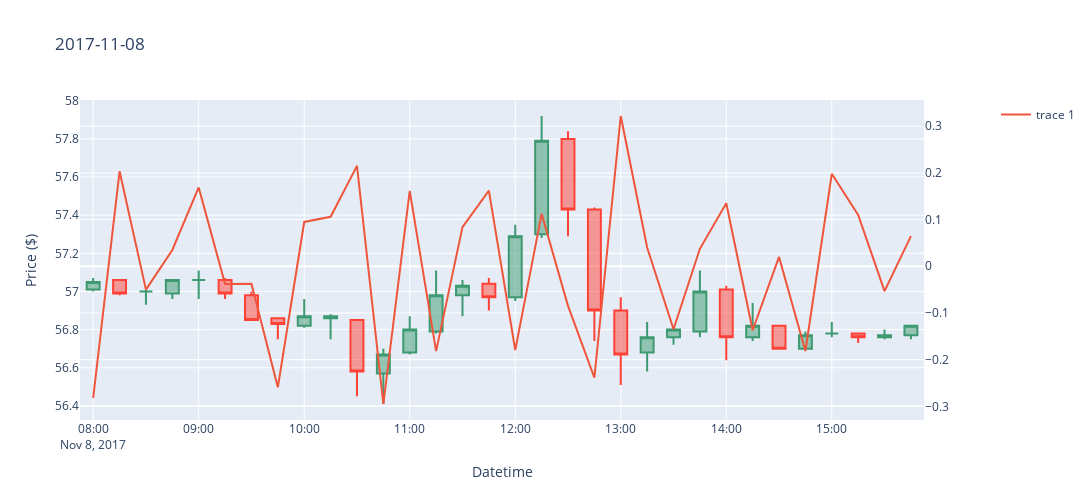
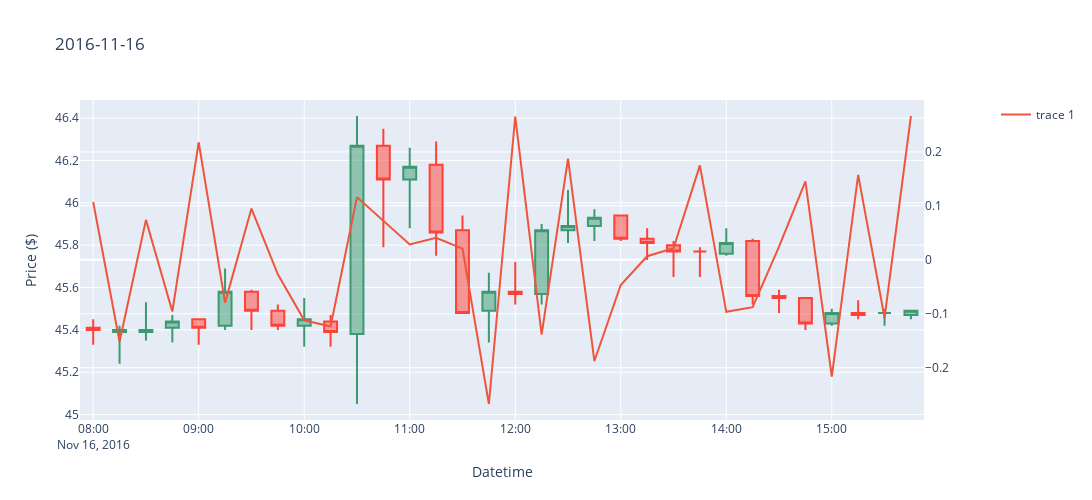
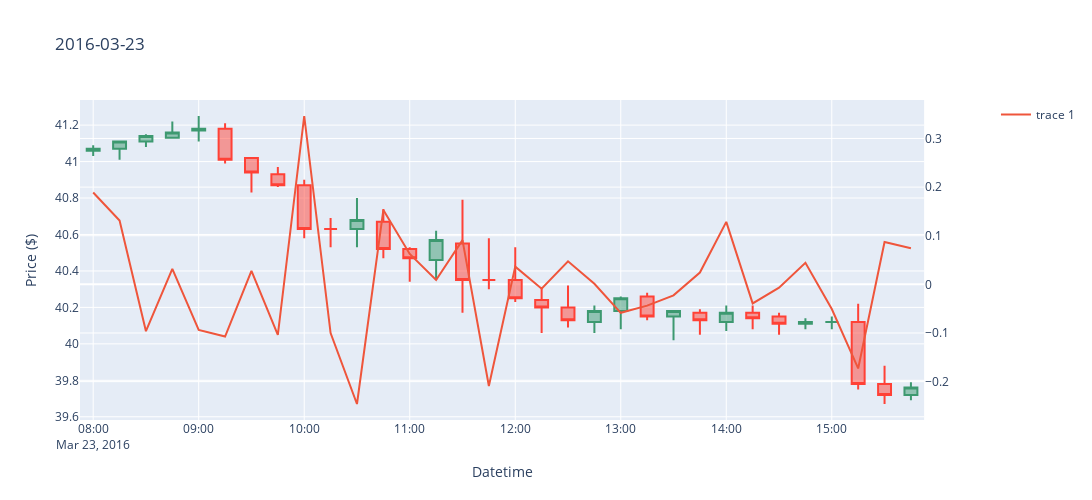

The cell these charts' notebook holds for them, in order:
### Markdown cell above
Red line is very jagged and is challenging to interpret.  
Get rolling difference of the distance between mean and high.  

- Positive value (distance getting farther away): price direction should switch to moving down
- Negative value (distance getting closer): price should start moving up

### Code cell
df_uturn['dst_diff_15m'] = df_uturn['high_dst_15m'].diff(1)
for day in days[:3]:
    df_day = df_uturn[df_uturn['datetime'].dt.date == day]
    plot_candlestick(df_day, day, 'dst_diff_15m')
